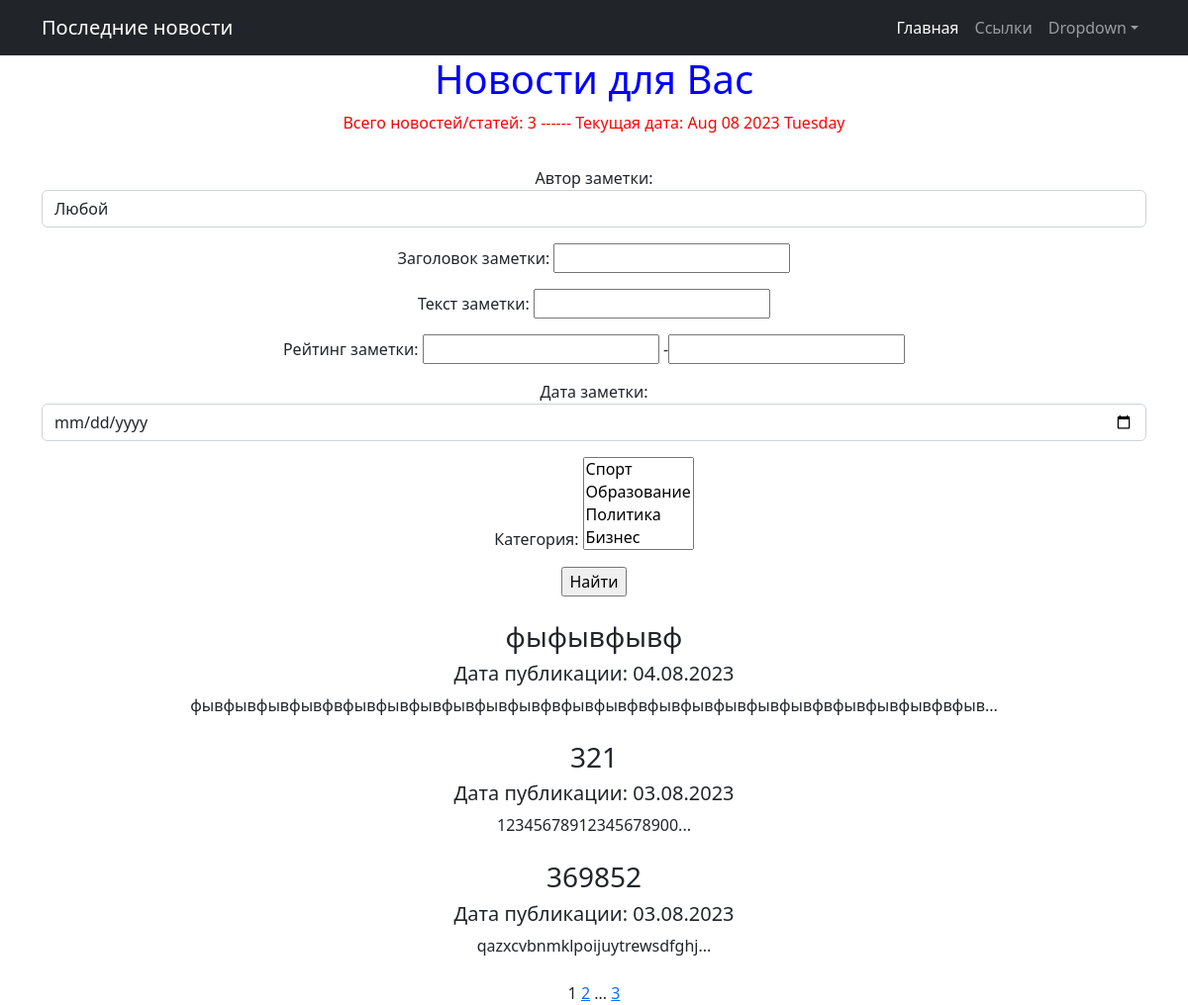
The app's page /news/search/ with its own data.
### newsportalapp/models.py (models this page shows, shortened)
class Post(models.Model):
    post_author = models.ForeignKey(Author, on_delete=models.CASCADE)          # - связь «один ко многим» с моделью Author;
    post_type = models.CharField(max_length=2, choices=POSTTYPE) #, default='N')  # - поле с выбором — «статья» или «новость»;
    post_date = models.DateTimeField(auto_now_add=datetime.now())     # - автоматически добавляемая дата и время создания;
    post_category = models.ManyToManyField(Category, through='PostCategory')   # - связь «многие ко многим» с моделью Category(с дополнительной моделью PostCategory);
    post_title = models.CharField(max_length=124)                              # - заголовок статьи / новости;
    post_text = models.TextField()                                             # - текст статьи / новости;
    post_rating = models.IntegerField()                # - рейтинг статьи / новости.
    def preview(self):
        return str(self.post_text)[0:125] + '...'

### newsportalapp/views.py (the view)
# urls.py: path('search/', PostSearch.as_view(), name='post_search'),
class PostSearch(ListView):
    model = Post
    ordering = '-post_date'
    template_name = 'news_search.html'
    context_object_name = 'news'
    paginate_by = 3  # вот так мы можем указать количество записей на странице
    def get_queryset(self):
        queryset = super().get_queryset()
        self.filterset = PostFilter(self.request.GET, queryset)
        return self.filterset.qs
    def get_context_data(self, **kwargs):
        context = super().get_context_data(**kwargs)
        context['filterset'] = self.filterset
        context['time_now'] = datetime.utcnow()
        return context

### newsportalapp/models.py (called while the page is built)
    def __str__(self):
        return self.category_name

    def __str__(self):
        return self.author_user.username

### newsportalapp/templatetags/custom_filters.py (called while the page is built)
@register.filter()
def censor(value):
    if type(value) != str:
        raise ValueError("Применять данный фильтр следует к строке!")
    try:
        value_list = value.split()
        value_list_c = value_list.copy()
        for i in range(len(FAILED_WORDS)):  # перебираем список запрещенных слов
            j = 0
            for value_list_word in value_list_c:            # перебираем слова из проверяемого текста
                if value_list_word == FAILED_WORDS[i]:     # если находим совпадение
                    value_list_word_new = value_list_word[:1:1] + '*'*(len(value_list_word)-1)
                    value_list.insert(j, value_list_word_new)
                    value_list.pop(j+1)
                j += 1
    except ValueError as error:
        print(error)
    else:
        value_new = ' '.join(value_list)
        return f'{value_new}'

### newsportalapp/templatetags/custom_tags.py (called while the page is built)
@register.simple_tag()
def current_time(format_string='%b %d %Y %A'):
   return datetime.utcnow().strftime(format_string)

@register.simple_tag(takes_context=True)
def url_replace(context, **kwargs):
   d = context['request'].GET.copy()
   for k, v in kwargs.items():
       d[k] = v
   return d.urlencode()

### templates/news_search.html (shortened to what this page needs)
{% extends 'flatpages/default.html' %}
{% load custom_filters %}
{% load custom_tags %}
{% block content %}
   <h1><span style = "color: blue"> Новости для Вас </span></h1>
   <span style = "color: red"> Всего новостей/статей: {{ news|length }} ------ Текущая дата: {% current_time '%b %d %Y %A' %}</span>
   <br>
   <form action="" method="get">
       {{ filterset.form.as_p }}
       <input type="submit" value="Найти" />
       <br>
       <br>
   </form>
   {% if news %}
      {% for serv in object_list %}
          <tr><td><h3>{{ serv.post_title|censor }}</h3></td></tr>
          <tr><td><h5>Дата публикации: {{ serv.post_date|date:"d.m.Y" }}</h5></td></tr>
          <tr><td>{{ serv.preview|censor|truncatewords:20 }}</td></tr>
          <br><br>
      {% endfor %}
   {% else %}
      <h2>Ничего не найдено!</h2>
   {% endif %}
   {{ page_obj.number }}
   {% if page_obj.has_next %}
       <a href="?{% url_replace page=page_obj.next_page_number %}">{{ page_obj.next_page_number }}</a>
       {% if paginator.num_pages != page_obj.next_page_number %}
           ...
           <a href="?{% url_replace page=page_obj.paginator.num_pages %}">{{ page_obj.paginator.num_pages }}</a>
       {% endif %}
   {% endif %}
{% endblock content %}

### records on screen
Post: post_title|censor "фыфывфывф", post_date "04.08.2023", preview|censor "фывфывфывфывфвфывфывфывфывфывфывфвфывфывфвфывфывфывфывфывфвфывфывфывфвфыв..."
Post: post_title|censor "321", post_date "03.08.2023", preview|censor "12345678912345678900..."
Post: post_title|censor "369852", post_date "03.08.2023", preview|censor "qazxcvbnmklpoijuytrewsdfghj..."

### other values on screen
{{ news|length }} "3"
{{ page_obj.number }} "1"
{{ page_obj.next_page_number }} "2"
{{ page_obj.paginator.num_pages }} "3"
